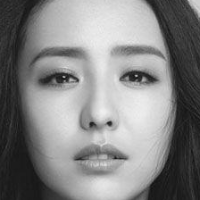
#> input picture Test/Face/TestImage/0.pgm, 200 x 200 px, given as the content of the folder ./Image, which was not available
$ python testFace1.py
#> lines starting #> are read from the running program, lines starting #| are printed output that depends on the picture; pictures that were not available may be replaced by others from this repository, and a replacement may not be noted
import cv2
import os

filename = ''
key = 0
def face_detect(filename):
#> called with filename = './Image/0.pgm'
    global key
    face_cascade = cv2.CascadeClassifier('./haarcascade_frontalface_default.xml')
    eye_cascade = cv2.CascadeClassifier("./haarcascade_eye_tree_eyeglasses.xml")
    img = cv2.imread(filename)
#> img is the input picture: shape (200, 200, 3); min 17, max 240, mean 132
    gray = cv2.cvtColor(img, cv2.COLOR_BGR2GRAY)
    faces = face_cascade.detectMultiScale(gray, 1.1, 5, cv2.CASCADE_SCALE_IMAGE)
#> faces = [[14, 13, 173, 173]]
    for (x, y, w, h) in faces:
        roi_gray = gray[y:y + h, x:x + w]
        roi_color = img[y:y + h, x:x + w]
        eyes = eye_cascade.detectMultiScale(roi_gray, 1.1, 1, cv2.CASCADE_SCALE_IMAGE, (2, 2))
        if eyes.__len__() > 0:
            f = cv2.resize(gray[y:y+h, x:x+w], (200, 200))
            cv2.imwrite('./TestImage/%s.pgm' % key, f)
            key = key + 1
#> this loop made 1 pass
#> (x, y, w, h, eyes, key) on pass 1: (14, 13, 173, 173, [[96, 40, 48, 48], [23, 40, 51, 51], [53, 114, 59, 59]], 1)
#> pass 1, in face_detect, `roi_gray = gray[y:y + h, x:x + w]`:
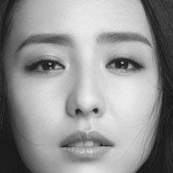
#> roi_gray: shape (173, 173); min 17, max 240, mean 149.3
#> after the loop, key = 1


path = './Image'

dd = os.walk(path)

for dirname, dirnames, filenames in dd:
    for i in filenames:
        face_detect('./Image/' + i)

# face_detect('../../Resource/timg2.jpeg')

$ run again, on Test/Face/TestImage/12.pgm
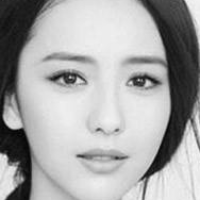
#> input picture Test/Face/TestImage/12.pgm, 200 x 200 px, given as the content of the folder ./Image, which was not available
#> in face_detect, img is the input picture: shape (200, 200, 3); min 4, max 250, mean 167.4
#> faces = [[20, 15, 168, 168]]
#> the loop in face_detect, `for (x, y, w, h) in faces:` made 1 pass
#> (x, y, w, h, eyes, key) on pass 1: (20, 15, 168, 168, [[28, 43, 41, 41], [99, 45, 42, 42]], 1)
#> pass 1, in face_detect, `roi_gray = gray[y:y + h, x:x + w]`:
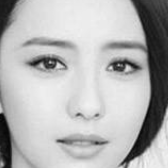
#> roi_gray: shape (168, 168); min 5, max 250, mean 180
#> after the loop in face_detect, `for (x, y, w, h) in faces:`: key = 1

$ run again, on Test/Face/TestImage/13.pgm
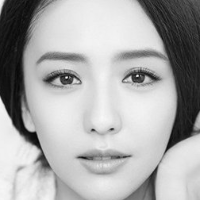
#> input picture Test/Face/TestImage/13.pgm, 200 x 200 px, given as the content of the folder ./Image, which was not available
#> in face_detect, img is the input picture: shape (200, 200, 3); min 7, max 249, mean 170.9
#> faces = [[14, 11, 175, 175]]
#> the loop in face_detect, `for (x, y, w, h) in faces:` made 1 pass
#> (x, y, w, h, eyes, key) on pass 1: (14, 11, 175, 175, [[27, 45, 47, 47], [103, 45, 43, 43]], 1)
#> pass 1, in face_detect, `roi_gray = gray[y:y + h, x:x + w]`:
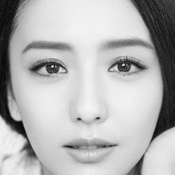
#> roi_gray: shape (175, 175); min 7, max 249, mean 180.3
#> pass 1, in face_detect, `f = cv2.resize(gray[y:y+h, x:x+w], (200, 200))`:
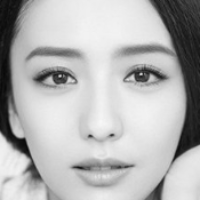
#> f: shape (200, 200); min 9, max 247, mean 180.2
#> after the loop in face_detect, `for (x, y, w, h) in faces:`: key = 1

$ run again, on Test/Face/TestImage/14.pgm
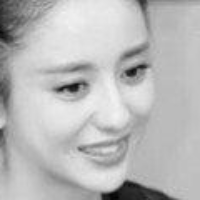
#> input picture Test/Face/TestImage/14.pgm, 200 x 200 px, given as the content of the folder ./Image, which was not available
#> in face_detect, img is the input picture: shape (200, 200, 3); min 2, max 243, mean 185.4
#> faces = [[11, 11, 179, 179]]
#> the loop in face_detect, `for (x, y, w, h) in faces:` made 1 pass
#> (x, y, w, h, eyes, key) on pass 1: (11, 11, 179, 179, [[105, 44, 36, 36], [43, 57, 38, 38]], 1)
#> pass 1, in face_detect, `roi_gray = gray[y:y + h, x:x + w]`:
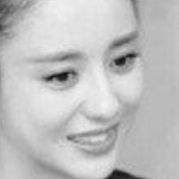
#> roi_gray: shape (179, 179); min 12, max 243, mean 192.1
#> after the loop in face_detect, `for (x, y, w, h) in faces:`: key = 1
